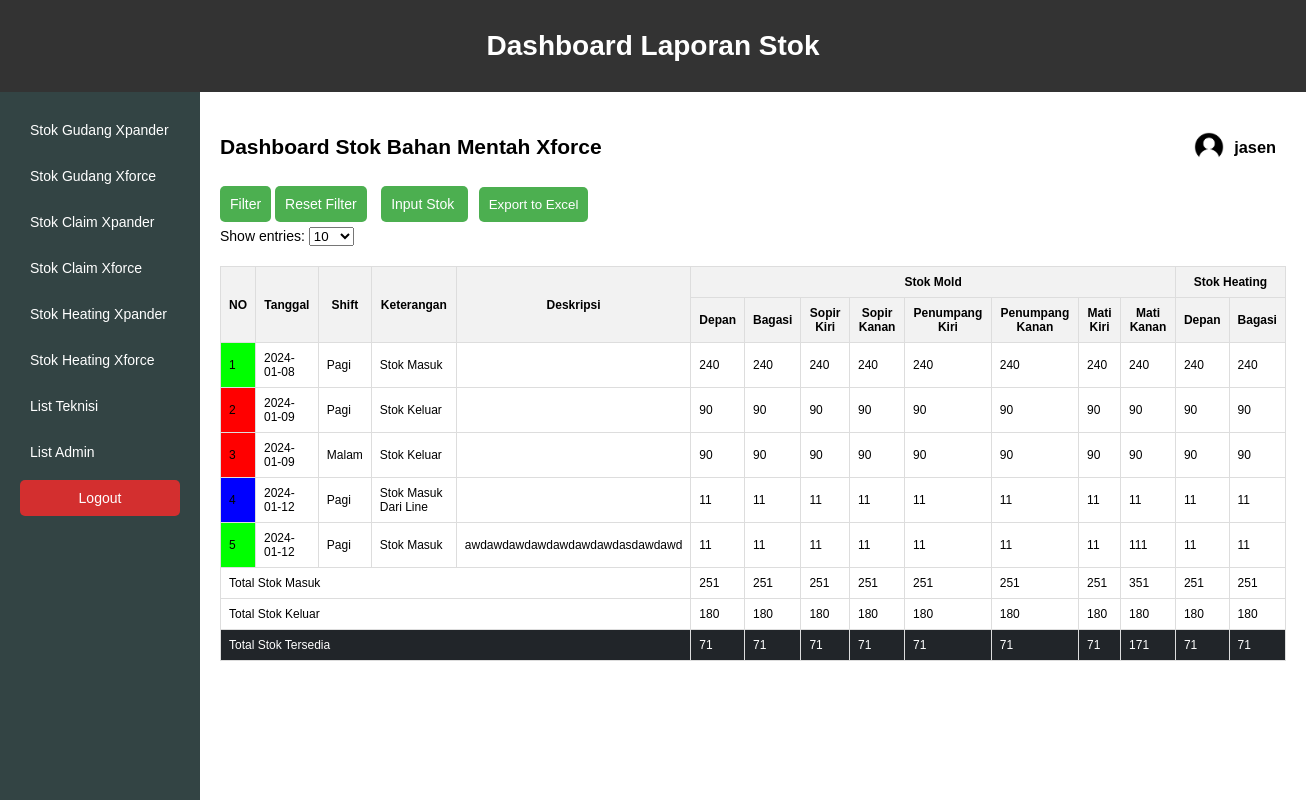
The app's page /stok_mt_xforce.php (signed in) with its own data.
### tables this page shows
CREATE TABLE `mt_xforce` (
  `id_mtxf` int(5) NOT NULL,
  `tanggal` date NOT NULL,
  `keterangan` text NOT NULL,
  `deskripsi` text NOT NULL,
  `kdp` int(11) NOT NULL,
  `kbg` int(11) NOT NULL,
  `kpkr` int(11) NOT NULL,
  `kpkn` int(11) NOT NULL,
  `kskr` int(11) NOT NULL,
  `kskn` int(11) NOT NULL,
  `kmkr` int(11) NOT NULL,
  `kmkn` int(11) NOT NULL,
  `htdp` int(11) NOT NULL,
  `htbg` int(11) NOT NULL,
  `shift` varchar(20) NOT NULL
);

### stok_mt_xforce.php (the view, shortened to what this page needs)
<?php
$userName = $_SESSION['username'];
?>
<!DOCTYPE html>
<html lang="en">
<head>
</head>
<body>
<div class="header">
    <h1>Dashboard Laporan Stok</h1>
</div>
<div class="container">
        <div class="sidebar">
            <div class="menu">
                <a href="stok_mt_xpander.php?produk=xpander&jenis=bahan_mentah">Stok Gudang Xpander</a>
                <a href="stok_mt_xforce.php?produk=xforce&jenis=bahan_mentah">Stok Gudang Xforce</a>
                <a href="stok_claim_xpander.php">Stok Claim Xpander</a>
                <a href="stok_claim_xforce.php">Stok Claim Xforce</a>
                <a href="stok_ht_xpander.php?produk=xpander&jenis=heating">Stok Heating Xpander</a>
                <a href="stok_ht_xforce.php?produk=xforce&jenis=heating">Stok Heating Xforce</a>
                <a href="list_teknisi.php">List Teknisi</a>
                <a href="list_admin.php">List Admin</a>
            </div>
            <div class="logout">
                <a href="logout.php">Logout</a>
            </div>
        </div>
<div class="content">
<div class="inner-header">
<div>
     <h2>Dashboard Stok Bahan Mentah Xforce </h2>
	 </div>
	 <div class="inner-header">
        <h3><img style="max-width:30px; "src="asset/image/profile1.png"><?php echo $userName; ?></h3>
    </div>
	  </div>
    <div class="button-container">
	<a href="javascript:void(0);" onclick="toggleFilterForm()">Filter</a>
		<a href="stok_mt_xforce.php" style="margin-right:1%;">Reset Filter</a>
        <a href="input_mt_xforce.php" style="margin-right:1%;">Input Stok </a>
		<button onclick="exportToExcel()">Export to Excel</button>
    </div>
	<div class="button-container">
        <label for="showEntriesSelect">Show entries:</label>
        <select id="showEntriesSelect" onchange="showEntries()">
            <option value="10">10</option>
        </select>
    </div>
    <table>
        <thead>
            <tr>
                <th rowspan="2">NO</th>
                <th rowspan="2">Tanggal</th>
                <th rowspan="2">Shift</th>
                <th rowspan="2">Keterangan</th>
                <th rowspan="2">Deskripsi</th>
                <th colspan="8">Stok Mold</th>
                <th colspan="2">Stok Heating</th>
            </tr>
            <tr>
                <th>Depan</th>
                <th>Bagasi</th>
                <th>Sopir Kiri</th>
                <th>Sopir Kanan</th>
                <th>Penumpang Kiri</th>
                <th>Penumpang Kanan</th>
                <th>Mati Kiri</th>
                <th>Mati Kanan</th>
                <th>Depan</th>
                <th>Bagasi</th>
            </tr>
        </thead>
        <tbody>
            <?php
            $no = 1;
            include 'koneksi.php';
            $totalStokMasukMold = [
                'kdp' => 0, 'kbg' => 0, 'kpkr' => 0, 'kpkn' => 0,
                'kskr' => 0, 'kskn' => 0, 'kmkr' => 0, 'kmkn' => 0
            ];
            $totalStokKeluarMold = [
                'kdp' => 0, 'kbg' => 0, 'kpkr' => 0, 'kpkn' => 0,
                'kskr' => 0, 'kskn' => 0, 'kmkr' => 0, 'kmkn' => 0
            ];
            $totalStokMasukHeating = ['htdp' => 0, 'htbg' => 0];
            $totalStokKeluarHeating = ['htdp' => 0, 'htbg' => 0];
            $sql = "SELECT * FROM mt_xforce";
			$result = mysqli_query($koneksi, $sql);
            if (mysqli_num_rows($result) > 0) {
                while($row = mysqli_fetch_assoc($result)) {
                    echo "<tr>";
					if ($row["keterangan"] == "Stok Masuk") {
						echo "<td class='stok-masuk'>" . $no . "</td>";
					} elseif ($row["keterangan"] == "Stok Keluar") {
						echo "<td class='stok-keluar'>" . $no . "</td>";
					}elseif ($row["keterangan"] == "Stok Masuk Dari Line") {
						echo "<td class='stok-masuk-line'>" . $no . "</td>";
					}
                    echo "<td>" . $row["tanggal"] . "</td>";
                    echo "<td>" . $row["shift"] . "</td>";
                    echo "<td>" . $row["keterangan"] . "</td>";
                    echo "<td>" . $row["deskripsi"] . "</td>";
                    if ($row["keterangan"] == "Stok Masuk") {
                        foreach ($totalStokMasukMold as $key => $value) {
                            $totalStokMasukMold[$key] += $row[$key];
                        }
                        foreach ($totalStokMasukHeating as $key => $value) {
                            $totalStokMasukHeating[$key] += $row[$key];
                        }
                    } elseif ($row["keterangan"] == "Stok Keluar") {
                        foreach ($totalStokKeluarMold as $key => $value) {
                            $totalStokKeluarMold[$key] += $row[$key];
                        }
                        foreach ($totalStokKeluarHeating as $key => $value) {
                            $totalStokKeluarHeating[$key] += $row[$key];
                        }
                    }
                    echo "<td>" . $row["kdp"] . "</td>";
                    echo "<td>" . $row["kbg"] . "</td>";
                    echo "<td>" . $row["kpkr"] . "</td>";
                    echo "<td>" . $row["kpkn"] . "</td>";
                    echo "<td>" . $row["kskr"] . "</td>";
                    echo "<td>" . $row["kskn"] . "</td>";
                    echo "<td>" . $row["kmkr"] . "</td>";
                    echo "<td>" . $row["kmkn"] . "</td>";
                    echo "<td>" . $row["htdp"] . "</td>";
                    echo "<td>" . $row["htbg"] . "</td>";
                    echo "</tr>";
                    $no++;
                }
				} else {
					echo "<tr><td colspan='15'>Tidak ada data</td></tr>";
				}
            ?>
        </tbody>
		<tfoot>
            <tr>
                <td colspan='5'>Total Stok Masuk</td>
                <?php
                foreach ($totalStokMasukMold as $value) {
                    echo "<td>$value</td>";
                }
                foreach ($totalStokMasukHeating as $value) {
                    echo "<td>$value</td>";
                }
                ?>
            </tr>
            <tr>
                <td colspan='5'>Total Stok Keluar</td>
                <?php
                foreach ($totalStokKeluarMold as $value) {
                    echo "<td>$value</td>";
                }
                foreach ($totalStokKeluarHeating as $value) {
                    echo "<td>$value</td>";
                }
                ?>
            </tr>
            <tr>
                <td colspan='5'>Total Stok Tersedia</td>
                <?php
                foreach ($totalStokMasukMold as $key => $value) {
                    $totalStokTersediaMold[$key] = $totalStokMasukMold[$key] - $totalStokKeluarMold[$key];
                    echo "<td>$totalStokTersediaMold[$key]</td>";
                }
                foreach ($totalStokMasukHeating as $key => $value) {
                    $totalStokTersediaHeating[$key] = $totalStokMasukHeating[$key] - $totalStokKeluarHeating[$key];
                    echo "<td>$totalStokTersediaHeating[$key]</td>";
                }
                ?>
            </tr>
        </tfoot>
    </table>
	</div>
</body>
</html>

### stok_mt_xforce.php (style rules this page uses)
body { font-family: Arial, sans-serif; margin: 20px; }
table { width: 100%; border-collapse: collapse; margin-top: 20px; font-size: 12px; }
th, td { border: 1px solid #ddd; padding: 8px; text-align: left; }
th { background-color: #f2f2f2; text-align: center; }
.button-container { margin-top: 5px; }
.button-container a, .button-container button { padding: 10px; background-color: #4CAF50; color: white; text-decoration: none; border: none; border-radius: 5px; cursor: pointer; }
table tfoot tr:last-child { background-color: #212529; color: white; }
.stok-masuk { background-color: #00FF00; }
.stok-keluar { background-color: #FF0000; }
.stok-masuk-line { background-color: #0000FF; }
body { font-family: Arial, sans-serif; margin: 0; font-size: 14px; display: flex; flex-direction: column; min-height: 100vh; background-color: #f4f4f4; }
h1 { text-align: center; margin: 20px 0; }
h3 { text-align: right; margin: 20px 0; }
.container { display: flex; flex: 1; }
.sidebar { background-color: #344; padding: 20px; min-width: 200px; box-sizing: border-box; color: white; }
.header { background-color: #333; padding: 10px; min-width: 200px; box-sizing: border-box; color: white; }
.menu a { text-decoration: none; padding: 10px; color: white; border-radius: 5px; margin-bottom: 10px; display: block; transition: background-color 0.3s; }
.logout { text-align: center; margin-top: auto; }
.logout a { text-decoration: none; padding: 10px; background-color: #d32f2f; color: white; border-radius: 5px; display: block; transition: background-color 0.3s; }
.content { padding: 20px; flex: 1; background-color: white; }
.inner-header { display: flex; justify-content: space-between; align-items: center; }
.inner-header { background-color: #fff; box-sizing: border-box; color: #000; }
.inner-header h2, .inner-header h3, .inner-header h3 img { margin-right: 10px; }
.inner-header h3 { display: flex; align-items: center; }
.inner-header h3 img { margin-right: 10px; }

### records on screen
mt_xforce: tanggal "2024-01-08", shift "Pagi", keterangan "Stok Masuk", kdp "240", kbg "240", kpkr "240", kpkn "240", kskr "240", kskn "240", kmkr "240", kmkn "240", htdp "240", htbg "240"
mt_xforce: tanggal "2024-01-09", shift "Pagi", keterangan "Stok Keluar", kdp "90", kbg "90", kpkr "90", kpkn "90", kskr "90", kskn "90", kmkr "90", kmkn "90", htdp "90", htbg "90"
mt_xforce: tanggal "2024-01-09", shift "Malam", keterangan "Stok Keluar", kdp "90", kbg "90", kpkr "90", kpkn "90", kskr "90", kskn "90", kmkr "90", kmkn "90", htdp "90", htbg "90"
mt_xforce: tanggal "2024-01-12", shift "Pagi", keterangan "Stok Masuk Dari Line", kdp "11", kbg "11", kpkr "11", kpkn "11", kskr "11", kskn "11", kmkr "11", kmkn "11", htdp "11", htbg "11"
mt_xforce: tanggal "2024-01-12", shift "Pagi", keterangan "Stok Masuk", deskripsi "awdawdawdawdawdawdawdasdawdawd", kdp "11", kbg "11", kpkr "11", kpkn "11", kskr "11", kskn "11", kmkr "11", kmkn "111", htdp "11", htbg "11"

### other values on screen
$userName "jasen"
$value "251"
$value "351"
$value "180"
$totalStokTersediaMold[$key] "71"
$totalStokTersediaMold[$key] "171"
$totalStokTersediaHeating[$key] "71"
